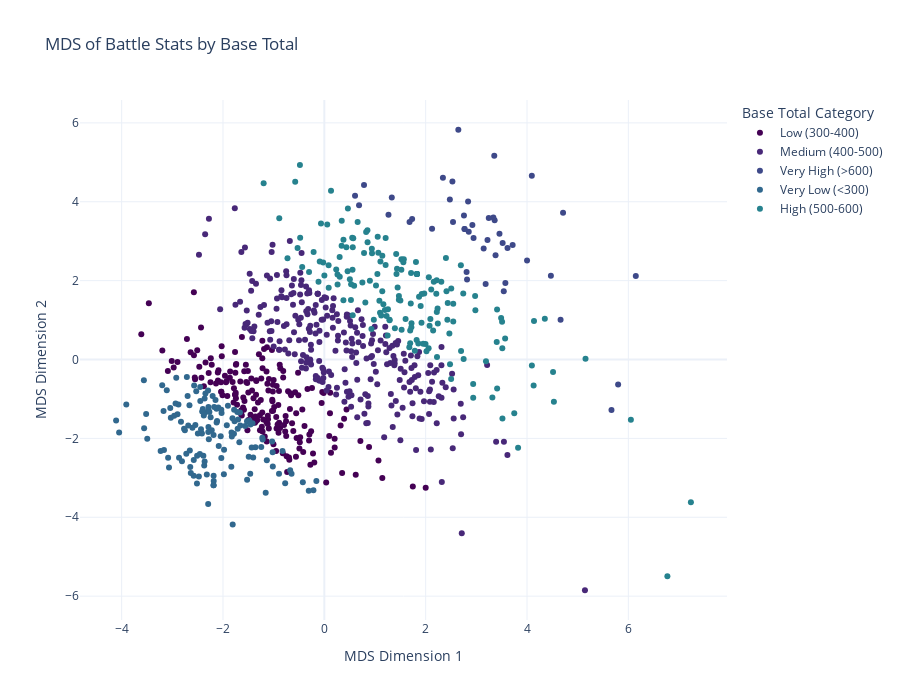

Here is the notebook cell this chart was saved with:
### Code cell
# Create interactive scatter plot colored by base_total ranges
if 'base_total' in pokemon_clean.columns:
    # Create bins for base_total
    bins = [0, 300, 400, 500, 600, 800]
    labels = ['Very Low (<300)', 'Low (300-400)', 'Medium (400-500)', 'High (500-600)', 'Very High (>600)']
    pokemon_clean['base_total_category'] = pd.cut(pokemon_clean['base_total'], bins=bins, labels=labels)
    
    fig = px.scatter(
        pokemon_clean, 
        x='mds_battle_x', 
        y='mds_battle_y',
        color='base_total_category',
        hover_name='name' if 'name' in pokemon_clean.columns else None,
        title='MDS of Battle Stats by Base Total',
        labels={'mds_battle_x': 'MDS Dimension 1', 'mds_battle_y': 'MDS Dimension 2'},
        template='plotly_white',
        color_discrete_sequence=px.colors.sequential.Viridis
    )
    fig.update_layout(
        legend_title_text='Base Total Category',
        height=700,
        width=900
    )
    fig.show()

### Figure 1 — Plotly figure (JSON) as saved in the notebook; plotly's stock layout.template omitted (floating-point values rounded to 4 significant figures; data arrays with more than 128 entries replaced by an {"elided": "..."} marker saying what was removed)
{"data": [{"hovertemplate": "<b>%{hovertext}</b><br><br>base_total_category=Low (300-400)<br>MDS Dimension 1=%{x}<br>MDS Dimension 2=%{y}<extra></extra>", "hovertext": {"elided": "189 str values"}, "legendgroup": "Low (300-400)", "marker": {"color": "#440154", "symbol": "circle"}, "mode": "markers", "name": "Low (300-400)", "orientation": "v", "showlegend": true, "type": "scatter", "x": {"elided": "189 float values"}, "xaxis": "x", "y": {"elided": "189 float values"}, "yaxis": "y"}, {"hovertemplate": "<b>%{hovertext}</b><br><br>base_total_category=Medium (400-500)<br>MDS Dimension 1=%{x}<br>MDS Dimension 2=%{y}<extra></extra>", "hovertext": {"elided": "272 str values"}, "legendgroup": "Medium (400-500)", "marker": {"color": "#482878", "symbol": "circle"}, "mode": "markers", "name": "Medium (400-500)", "orientation": "v", "showlegend": true, "type": "scatter", "x": {"elided": "272 float values"}, "xaxis": "x", "y": {"elided": "272 float values"}, "yaxis": "y"}, {"hovertemplate": "<b>%{hovertext}</b><br><br>base_total_category=Very High (>600)<br>MDS Dimension 1=%{x}<br>MDS Dimension 2=%{y}<extra></extra>", "hovertext": ["Venusaur", "Charizard", "Blastoise", "Gyarados", "Aerodactyl", "Mewtwo", "Ampharos", "Steelix", "Tyranitar", "Lugia", "Ho-Oh", "Sceptile", "Blaziken", "Swampert", "Gardevoir", "Slaking", "Aggron", "Salamence", "Metagross", "Latias", "Latios", "Kyogre", "Groudon", "Rayquaza", "Garchomp", "Lucario", "Gallade", "Dialga", "Palkia", "Regigigas", "Giratina", "Arceus", "Reshiram", "Zekrom", "Kyurem", "Greninja", "Xerneas", "Yveltal", "Zygarde", "Diancie", "Hoopa", "Wishiwashi", "Solgaleo", "Lunala"], "legendgroup": "Very High (>600)", "marker": {"color": "#3e4989", "symbol": "circle"}, "mode": "markers", "name": "Very High (>600)", "orientation": "v", "showlegend": true, "type": "scatter", "x": [2.817, 1.733, 2.807, 3.573, 0.685, 2.645, 3.541, 5.667, 4.471, 4.001, 3.616, 0.6061, 1.682, 3.184, 1.331, 3.361, 5.798, 2.756, 3.717, 3.336, 2.477, 4.095, 4.711, 3.354, 3.457, 1.266, 2.126, 2.945, 2.54, 3.379, 3.519, 3.245, 2.85, 3.144, 2.837, 0.7833, 2.768, 2.768, 6.147, 2.34, 2.528, 4.663, 3.22, 2.922], "xaxis": "x", "y": [2.031, 3.564, 2.216, 1.938, 3.91, 5.825, 1.732, -1.282, 2.123, 2.51, 2.829, 4.154, 3.488, 1.914, 4.107, 3.533, -0.6328, 3.653, 2.903, 3.603, 4.055, 4.659, 3.722, 5.164, 3.187, 3.67, 3.317, 3.079, 3.489, 2.645, 2.955, 3.589, 3.24, 2.812, 4.009, 4.423, 3.307, 3.307, 2.12, 4.607, 4.512, 1.008, 3.028, 3.413], "yaxis": "y"}, {"hovertemplate": "<b>%{hovertext}</b><br><br>base_total_category=Very Low (<300)<br>MDS Dimension 1=%{x}<br>MDS Dimension 2=%{y}<extra></extra>", "hovertext": {"elided": "133 str values"}, "legendgroup": "Very Low (<300)", "marker": {"color": "#31688e", "symbol": "circle"}, "mode": "markers", "name": "Very Low (<300)", "orientation": "v", "showlegend": true, "type": "scatter", "x": {"elided": "133 float values"}, "xaxis": "x", "y": {"elided": "133 float values"}, "yaxis": "y"}, {"hovertemplate": "<b>%{hovertext}</b><br><br>base_total_category=High (500-600)<br>MDS Dimension 1=%{x}<br>MDS Dimension 2=%{y}<extra></extra>", "hovertext": {"elided": "163 str values"}, "legendgroup": "High (500-600)", "marker": {"color": "#26828e", "symbol": "circle"}, "mode": "markers", "name": "High (500-600)", "orientation": "v", "showlegend": true, "type": "scatter", "x": {"elided": "163 float values"}, "xaxis": "x", "y": {"elided": "163 float values"}, "yaxis": "y"}], "layout": {"height": 700, "legend": {"title": {"text": "Base Total Category"}, "tracegroupgap": 0}, "title": {"text": "MDS of Battle Stats by Base Total"}, "width": 900, "xaxis": {"anchor": "y", "domain": [0, 1], "title": {"text": "MDS Dimension 1"}}, "yaxis": {"anchor": "x", "domain": [0, 1], "title": {"text": "MDS Dimension 2"}}}}
